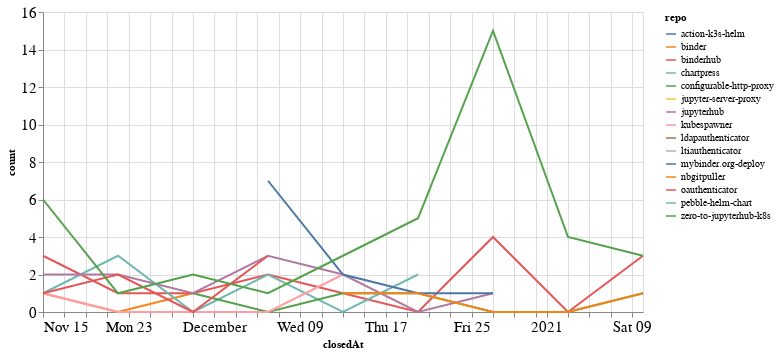

Here is the notebook cell this chart was saved with:
### Code cell
closed_by_time = closed_by.groupby('repo').resample('W', on='closedAt').count()['author'].reset_index()
closed_by_time = closed_by_time.rename(columns={'author': 'count'})

alt.Chart(closed_by_time, width=600).mark_line().encode(
    x='closedAt',
    y='count',
    color='repo',
    tooltip="repo"
)

### Figure 1 — Vega-Lite specification as saved in the notebook (floating-point values rounded to 4 significant figures)
{"config": {"axisLeft": {"labelFontSize": 15}, "axisBottom": {"labelFontSize": 15}}, "data": {"name": "data-2e2dbf432405eb24795616d1d4a462ea"}, "mark": "line", "encoding": {"color": {"type": "nominal", "field": "repo"}, "tooltip": {"type": "nominal", "field": "repo"}, "x": {"type": "temporal", "field": "closedAt"}, "y": {"type": "quantitative", "field": "count"}}, "width": 600, "$schema": "https://vega.github.io/schema/vega-lite/v4.8.1.json", "datasets": {"data-2e2dbf432405eb24795616d1d4a462ea": [{"repo": "action-k3s-helm", "closedAt": "2021-01-03T00:00:00", "count": 4}, {"repo": "binder", "closedAt": "2020-11-15T00:00:00", "count": 1}, {"repo": "binder", "closedAt": "2020-11-22T00:00:00", "count": 0}, {"repo": "binder", "closedAt": "2020-11-29T00:00:00", "count": 1}, {"repo": "binderhub", "closedAt": "2020-11-15T00:00:00", "count": 3}, {"repo": "binderhub", "closedAt": "2020-11-22T00:00:00", "count": 1}, {"repo": "binderhub", "closedAt": "2020-11-29T00:00:00", "count": 1}, {"repo": "binderhub", "closedAt": "2020-12-06T00:00:00", "count": 2}, {"repo": "binderhub", "closedAt": "2020-12-13T00:00:00", "count": 1}, {"repo": "binderhub", "closedAt": "2020-12-20T00:00:00", "count": 0}, {"repo": "binderhub", "closedAt": "2020-12-27T00:00:00", "count": 4}, {"repo": "binderhub", "closedAt": "2021-01-03T00:00:00", "count": 0}, {"repo": "binderhub", "closedAt": "2021-01-10T00:00:00", "count": 3}, {"repo": "chartpress", "closedAt": "2020-11-15T00:00:00", "count": 1}, {"repo": "chartpress", "closedAt": "2020-11-22T00:00:00", "count": 3}, {"repo": "chartpress", "closedAt": "2020-11-29T00:00:00", "count": 0}, {"repo": "chartpress", "closedAt": "2020-12-06T00:00:00", "count": 2}, {"repo": "chartpress", "closedAt": "2020-12-13T00:00:00", "count": 0}, {"repo": "chartpress", "closedAt": "2020-12-20T00:00:00", "count": 2}, {"repo": "configurable-http-proxy", "closedAt": "2020-11-29T00:00:00", "count": 1}, {"repo": "configurable-http-proxy", "closedAt": "2020-12-06T00:00:00", "count": 0}, {"repo": "configurable-http-proxy", "closedAt": "2020-12-13T00:00:00", "count": 1}, {"repo": "configurable-http-proxy", "closedAt": "2020-12-20T00:00:00", "count": 1}, {"repo": "configurable-http-proxy", "closedAt": "2020-12-27T00:00:00", "count": 0}, {"repo": "configurable-http-proxy", "closedAt": "2021-01-03T00:00:00", "count": 0}, {"repo": "configurable-http-proxy", "closedAt": "2021-01-10T00:00:00", "count": 1}, {"repo": "jupyter-server-proxy", "closedAt": "2021-01-10T00:00:00", "count": 2}, {"repo": "jupyterhub", "closedAt": "2020-11-15T00:00:00", "count": 2}, {"repo": "jupyterhub", "closedAt": "2020-11-22T00:00:00", "count": 2}, {"repo": "jupyterhub", "closedAt": "2020-11-29T00:00:00", "count": 1}, {"repo": "jupyterhub", "closedAt": "2020-12-06T00:00:00", "count": 3}, {"repo": "jupyterhub", "closedAt": "2020-12-13T00:00:00", "count": 2}, {"repo": "jupyterhub", "closedAt": "2020-12-20T00:00:00", "count": 0}, {"repo": "jupyterhub", "closedAt": "2020-12-27T00:00:00", "count": 1}, {"repo": "kubespawner", "closedAt": "2020-11-15T00:00:00", "count": 1}, {"repo": "kubespawner", "closedAt": "2020-11-22T00:00:00", "count": 0}, {"repo": "kubespawner", "closedAt": "2020-11-29T00:00:00", "count": 0}, {"repo": "kubespawner", "closedAt": "2020-12-06T00:00:00", "count": 0}, {"repo": "kubespawner", "closedAt": "2020-12-13T00:00:00", "count": 2}, {"repo": "ldapauthenticator", "closedAt": "2020-12-13T00:00:00", "count": 1}, {"repo": "ltiauthenticator", "closedAt": "2020-12-06T00:00:00", "count": 1}, {"repo": "mybinder.org-deploy", "closedAt": "2020-12-06T00:00:00", "count": 7}, {"repo": "mybinder.org-deploy", "closedAt": "2020-12-13T00:00:00", "count": 2}, {"repo": "mybinder.org-deploy", "closedAt": "2020-12-20T00:00:00", "count": 1}, {"repo": "mybinder.org-deploy", "closedAt": "2020-12-27T00:00:00", "count": 1}, {"repo": "nbgitpuller", "closedAt": "2020-12-13T00:00:00", "count": 1}, {"repo": "nbgitpuller", "closedAt": "2020-12-20T00:00:00", "count": 1}, {"repo": "nbgitpuller", "closedAt": "2020-12-27T00:00:00", "count": 0}, {"repo": "nbgitpuller", "closedAt": "2021-01-03T00:00:00", "count": 0}, {"repo": "nbgitpuller", "closedAt": "2021-01-10T00:00:00", "count": 1}, {"repo": "oauthenticator", "closedAt": "2020-11-15T00:00:00", "count": 1}, {"repo": "oauthenticator", "closedAt": "2020-11-22T00:00:00", "count": 2}, {"repo": "oauthenticator", "closedAt": "2020-11-29T00:00:00", "count": 0}, {"repo": "oauthenticator", "closedAt": "2020-12-06T00:00:00", "count": 3}, {"repo": "pebble-helm-chart", "closedAt": "2020-12-13T00:00:00", "count": 1}, {"repo": "zero-to-jupyterhub-k8s", "closedAt": "2020-11-15T00:00:00", "count": 6}, {"repo": "zero-to-jupyterhub-k8s", "closedAt": "2020-11-22T00:00:00", "count": 1}, {"repo": "zero-to-jupyterhub-k8s", "closedAt": "2020-11-29T00:00:00", "count": 2}, {"repo": "zero-to-jupyterhub-k8s", "closedAt": "2020-12-06T00:00:00", "count": 1}, {"repo": "zero-to-jupyterhub-k8s", "closedAt": "2020-12-13T00:00:00", "count": 3}, {"repo": "zero-to-jupyterhub-k8s", "closedAt": "2020-12-20T00:00:00", "count": 5}, {"repo": "zero-to-jupyterhub-k8s", "closedAt": "2020-12-27T00:00:00", "count": 15}, {"repo": "zero-to-jupyterhub-k8s", "closedAt": "2021-01-03T00:00:00", "count": 4}, {"repo": "zero-to-jupyterhub-k8s", "closedAt": "2021-01-10T00:00:00", "count": 3}]}}
